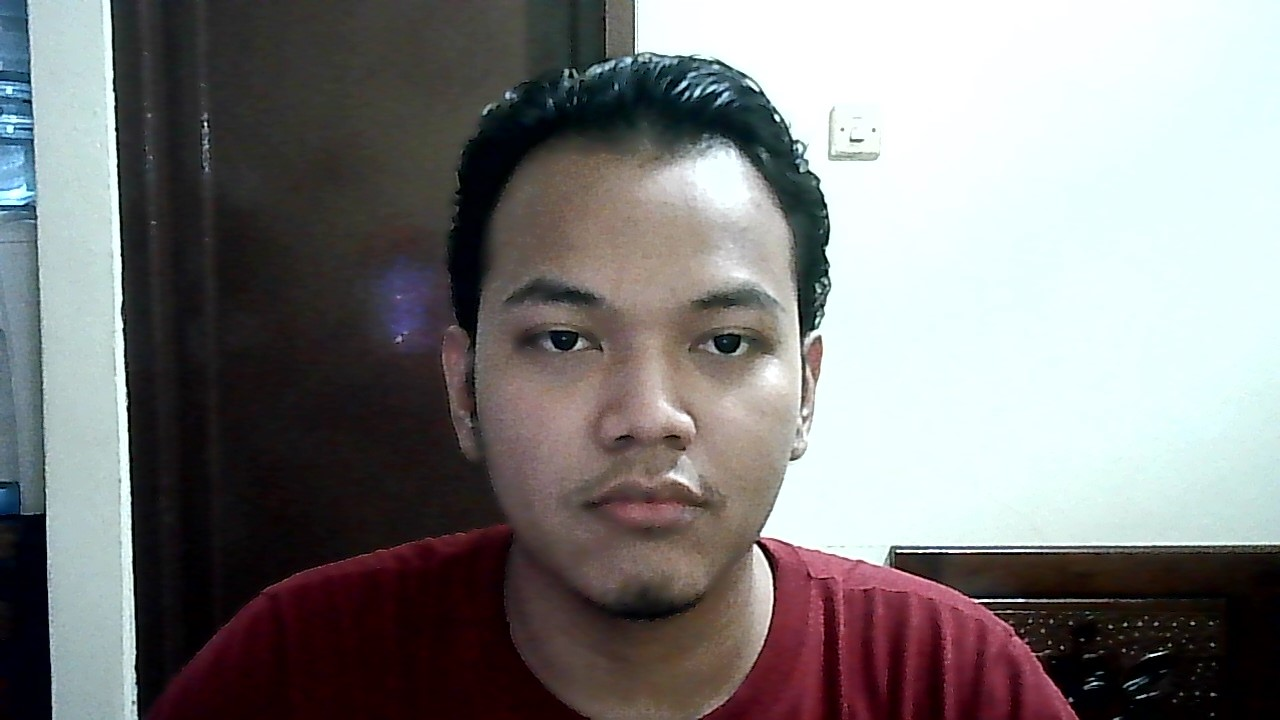
#> input picture test/base.jpg, 1280 x 720 px, given in place of the camera
$ python test2.py
#> lines starting #> are read from the running program, lines starting #| are printed output that depends on the picture; after the words box and inside, x2 and y2 are one past the last pixel; in counts of white or black regions, pixels touching at a corner belong together
import numpy as np
import cv2

face_cascade = cv2.CascadeClassifier(
    'cascade/haarcascade_frontalface_default.xml')
eye_cascade = cv2.CascadeClassifier(
    'cascade/haarcascade_eye.xml')

cap = cv2.VideoCapture(0)
index = 0


def rescale_frame(frame, percent=75):
    width = int(frame.shape[1] * percent / 100)
    height = int(frame.shape[0] * percent / 100)
    dim = (width, height)
    return cv2.resize(frame, dim, interpolation=cv2.INTER_AREA)


while(True):
    # Capture frame-by-frame
    rect, frame = cap.read()
#> frame is the input picture: shape (720, 1280, 3); mean B, G, R 123.3, 123.6, 125.2

    # Our operations on the frame come here
    frame = rescale_frame(frame, percent=100)
    gray = cv2.cvtColor(frame, cv2.COLOR_BGR2GRAY)
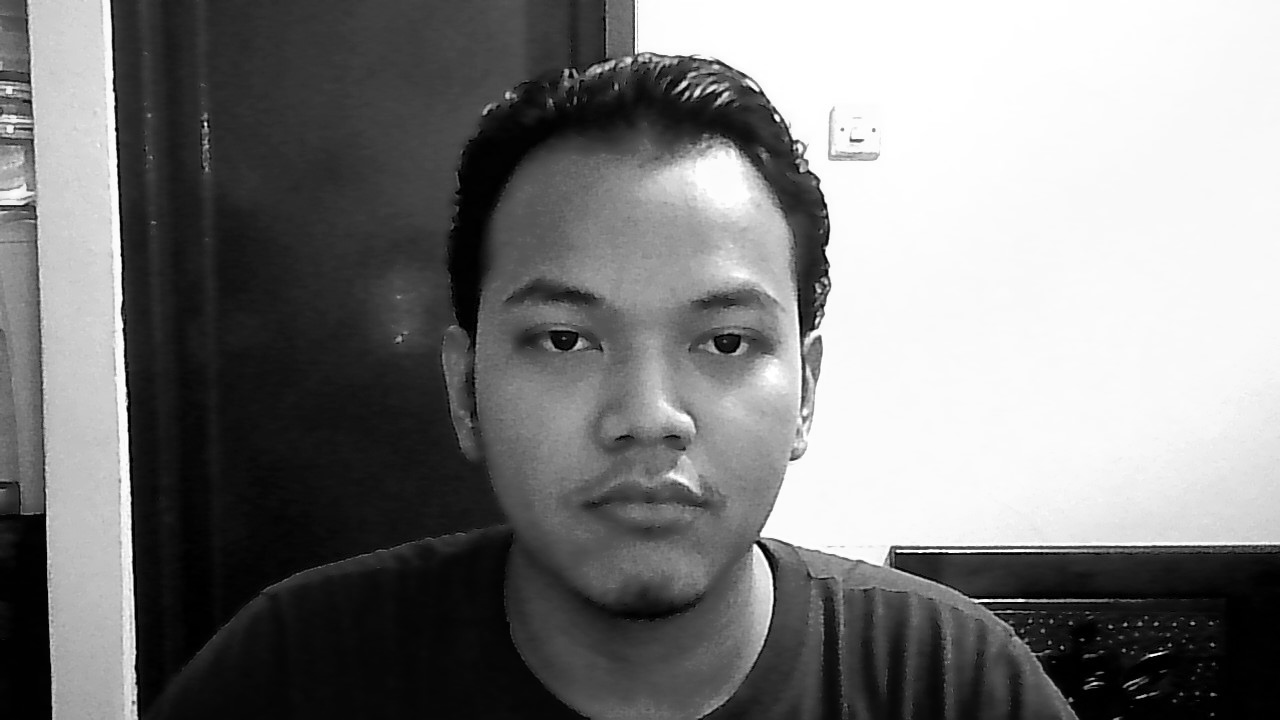
#> gray: shape (720, 1280); min 0, max 255, mean 124.1
    faces = face_cascade.detectMultiScale(
        gray,
        scaleFactor=1.5,
        minNeighbors=5,
        minSize=(30, 30)
    )
#> faces = [[442, 180, 410, 410]]

    for (x, y, w, h) in faces:
        # cv2.rectangle(frame, (x, y), (x + w, y + h), (0, 255, 0), 2)
        roi_frame = frame[y:y+h, x:x+w]
        roi_gray = gray[y:y+h, x:x+w]

        eyes = eye_cascade.detectMultiScale(
            roi_gray,
            scaleFactor=1.5,
            minNeighbors=10,
            minSize=(5, 5),
        )

        for (ex, ey, ew, eh) in eyes:
            if index == 0:
                eye_1 = (ex, ey, ew, eh)
            elif index == 1:
                eye_2 = (ex, ey, ew, eh)

            cv2.rectangle(
                roi_frame,
                (ex, ey),
                (ex + ew, ey + eh),
                (0, 0, 255),
                3
            )
            index = index + 1

            # Display the resulting frame
            cv2.imshow('frame', frame)
#> this loop made 1 pass
#> pass 1, `roi_frame = frame[y:y+h, x:x+w]`:
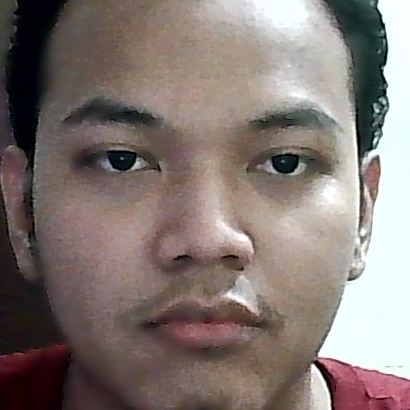
#> roi_frame: shape (410, 410, 3); mean B, G, R 114.8, 119.5, 130.9
#> pass 1, `roi_gray = gray[y:y+h, x:x+w]`:
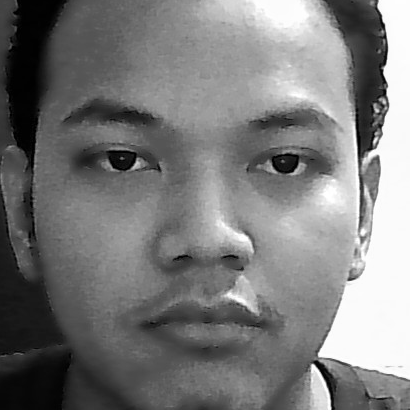
#> roi_gray: shape (410, 410); min 0, max 255, mean 122.4
#> pass 1, `cv2.imshow('frame', frame)`:
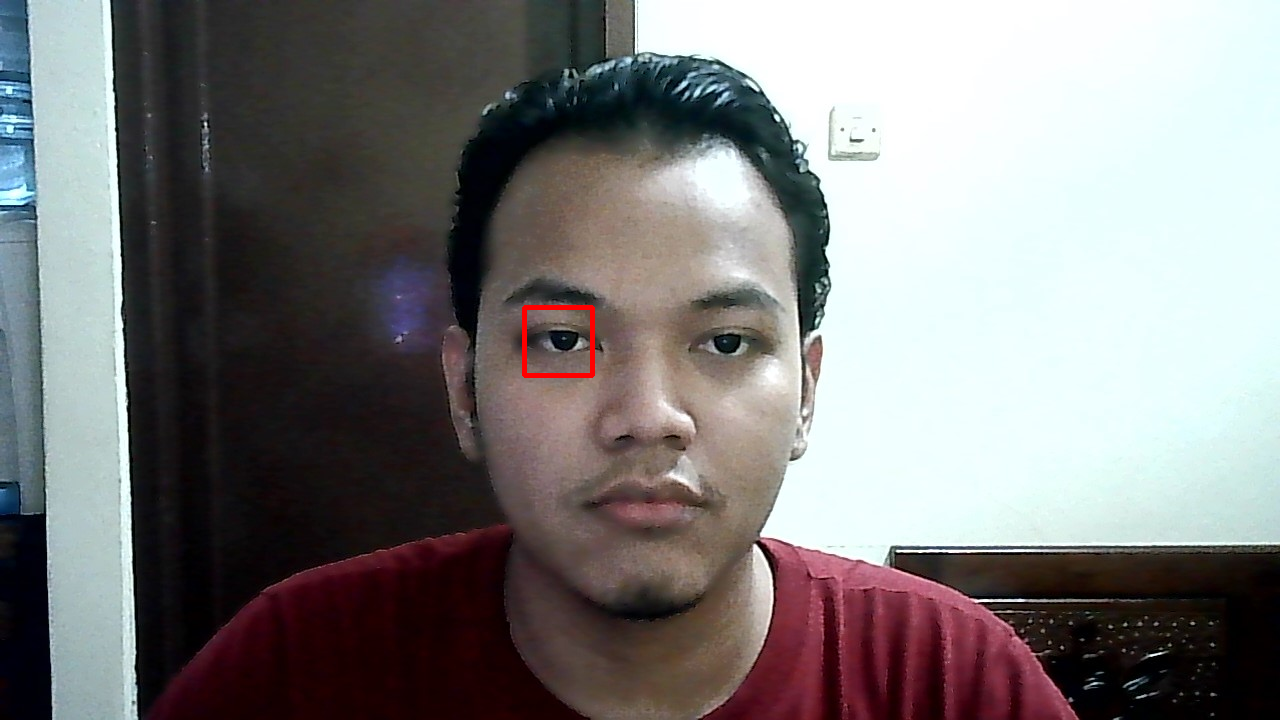
#> window 'frame': shape (720, 1280, 3); mean B, G, R 123.2, 123.4, 125.4
#> pass 1, `cv2.imshow('frame', frame)`:
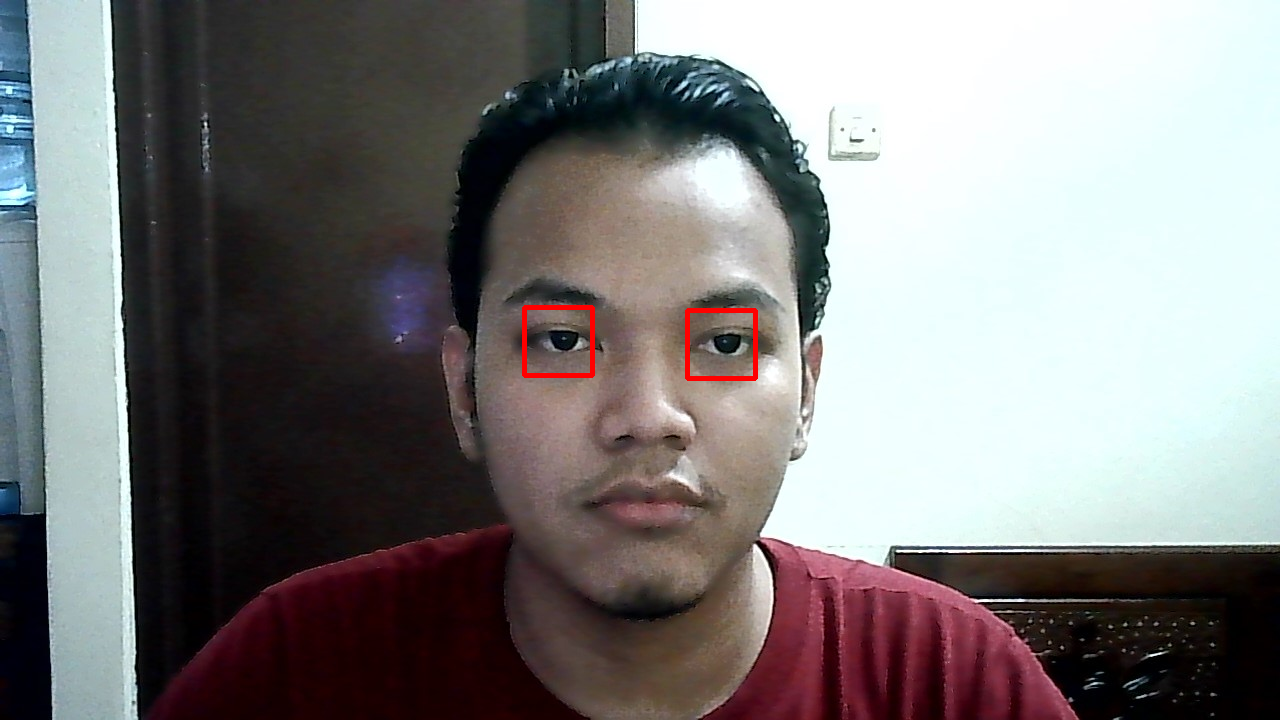
#> window 'frame': shape (720, 1280, 3); mean B, G, R 123.1, 123.3, 125.6
#> after the loop:
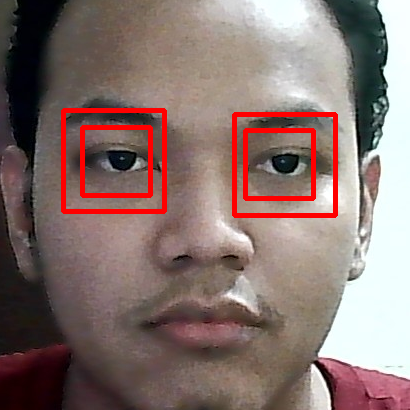
#> roi_frame: shape (410, 410, 3); 3.99% of pixels changed, all inside (x1, y1, x2, y2) = (61, 108, 338, 218)
#> after the loop, index = 4

    if cv2.waitKey(30) & 0xFF == ord('q'):
#> (key q is pressed here)
        break

# When everything done, release the capture
cap.release()
cv2.destroyAllWindows()

$ run again, on test/validate6.jpg
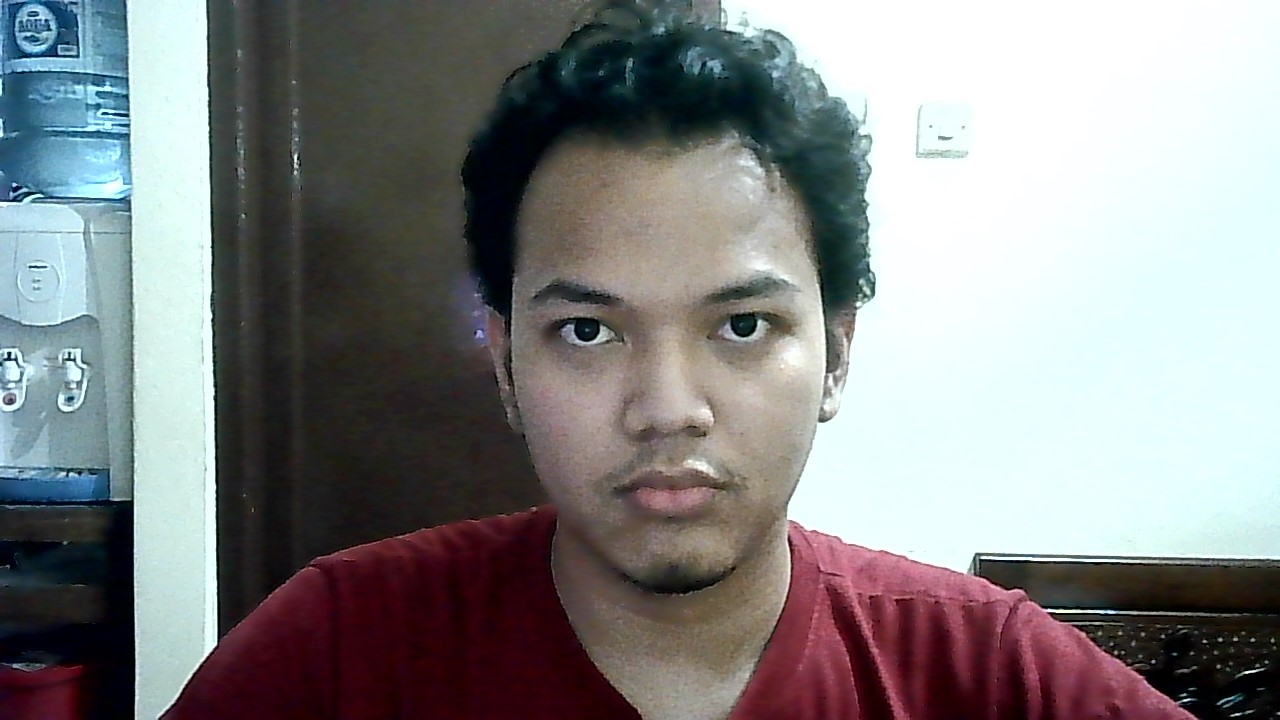
#> input picture test/validate6.jpg, 1280 x 720 px, given in place of the camera
#> frame is the input picture: shape (720, 1280, 3); mean B, G, R 133.1, 132.7, 132.3
#> `gray = cv2.cvtColor(frame, cv2.COLOR_BGR2GRAY)`:
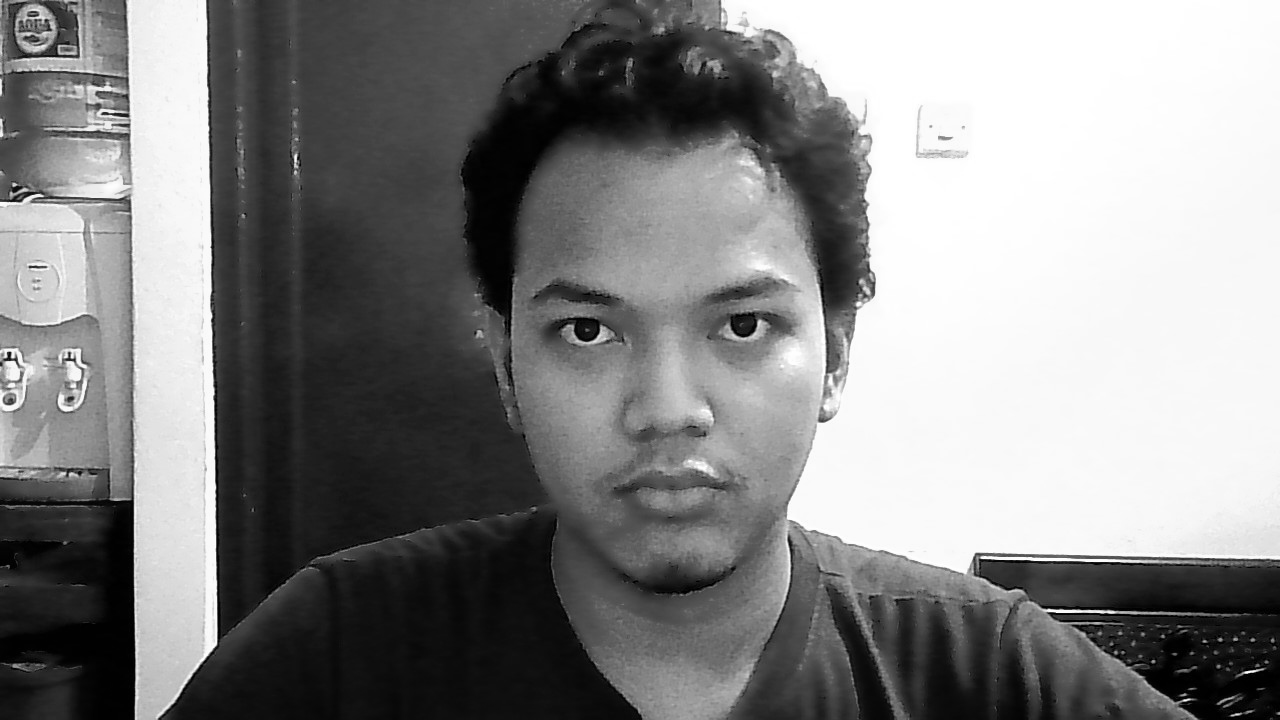
#> gray: shape (720, 1280); min 0, max 255, mean 132.7
#> faces = [[464, 159, 410, 410]]
#> the loop `for (x, y, w, h) in faces:` made 1 pass
#> after the loop `for (x, y, w, h) in faces:`:
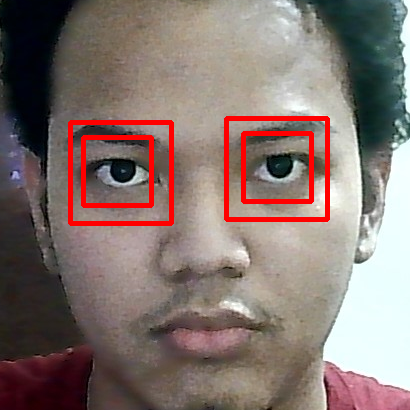
#> roi_frame: shape (410, 410, 3); mean B, G, R 111.4, 116.4, 133.2
#> after the loop `for (x, y, w, h) in faces:`: index = 4
